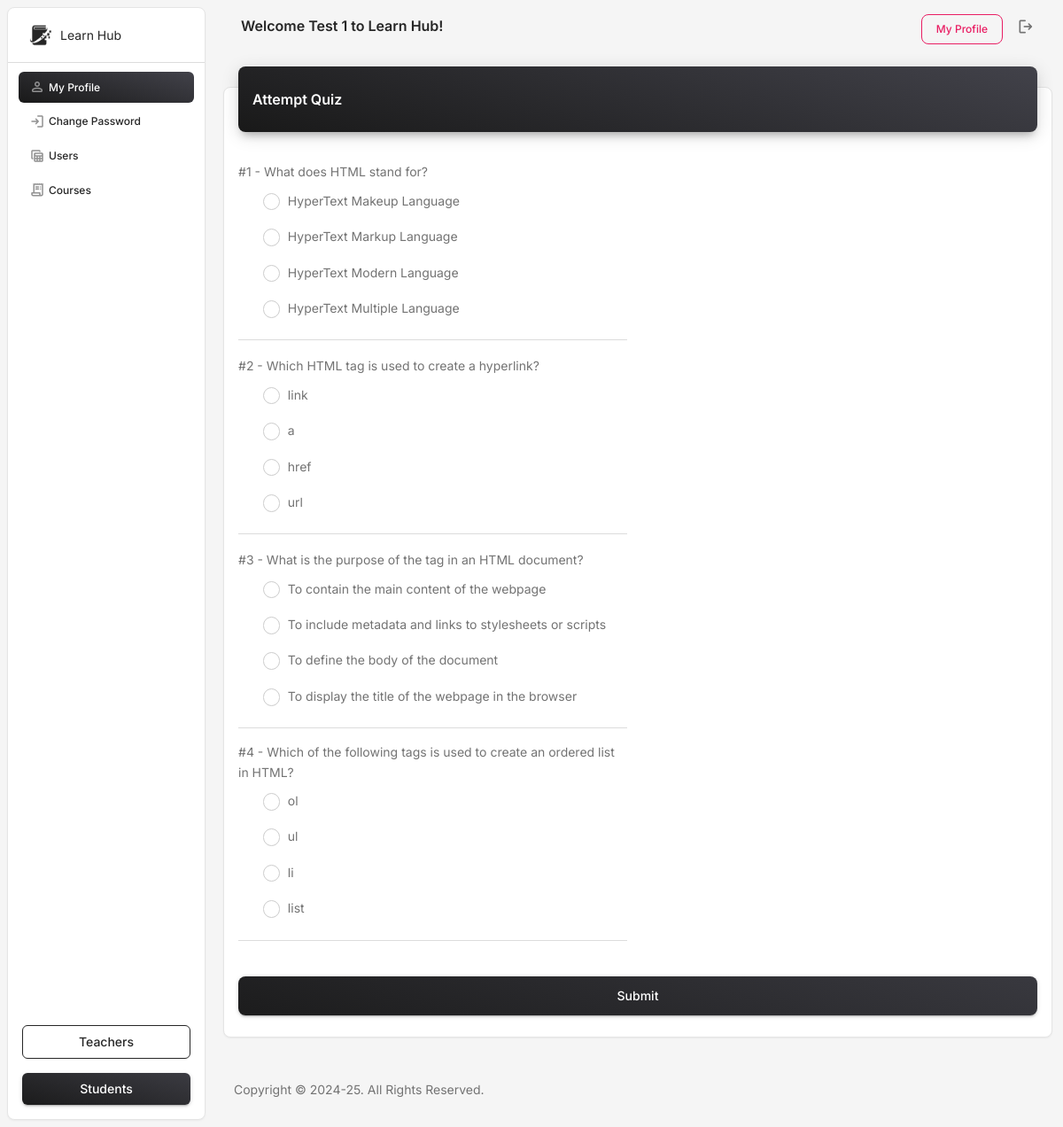
The app's page /attempt_quiz.php?vquiz=1 (signed in) with its own data.
### tables this page shows
CREATE TABLE `questions` (
  `Question_ID` int(11) NOT NULL,
  `QuestionText` text DEFAULT NULL,
  `CorrectAnswer` text DEFAULT NULL,
  `Quiz_ID` int(11) DEFAULT NULL
);

CREATE TABLE `answers` (
  `Answer_ID` int(11) NOT NULL,
  `AnswerText` text DEFAULT NULL,
  `Question_ID` int(11) DEFAULT NULL
);

### attempt_quiz.php (the view, shortened to what this page needs)
<?php
include("includes/config.php");
?>
<!DOCTYPE html>
<html lang="en">
<head>
<link href="assets/css/nucleo-icons.css" rel="stylesheet" />
<link href="assets/css/nucleo-svg.css" rel="stylesheet" />
<link id="pagestyle" href="assets/css/material-dashboard.css?v=3.2.0" rel="stylesheet" />
</head>
<body class="g-sidenav-show  bg-gray-100">
<?php
include('includes/sidebar.php');
?>
<main class="main-content position-relative max-height-vh-100 h-100 border-radius-lg ">
  <?php
include('includes/header.php');
?>
  <div class="container-fluid py-2">
    <div class="row">
      <div class="col-12">
        <div class="card my-4">
          <div class="card-header p-0 position-relative mt-n4 mx-3 z-index-2">
            <div class="bg-gradient-dark shadow-dark border-radius-lg pt-4 pb-3">
              <h6 class="text-white text-capitalize ps-3">Attempt Quiz</h6>
            </div>
          </div>
          <div class="card-body px-0 pb-2">
            <div class="card card-plain">
              <div class="card-body">
                <form role="form" action="attempt_quiz.php?vquiz=<?php echo $_GET['vquiz'];?>" method="post">
                  <div class="row">
                    <div class=" col-md-6">
                      <?php
					  $k=1;
					$qry = mysqli_query($d,"select * from questions where Quiz_ID='".$_GET['vquiz']."' ");
					while($row = mysqli_fetch_array($qry))
					{
					?>
                      <div class="mb-3">
                        <label for="exampleFormControlSelect1" class="ms-0 mb-2">#<?php echo $k;?> - <?php echo $row['QuestionText'];?></label>
                        <?php
						$qrya = mysqli_query($d,"select * from answers where Question_ID ='".$row['Question_ID']."' ");
						$i=0;
						while($rowa = mysqli_fetch_array($qrya))
						{
						?>
                        <div class="form-check mb-2">
                          <input class="form-check-input" type="radio" name="answers[<?php echo $row['Question_ID'];?>]" id="customRadio<?php echo $k.$i; ?>" value="<?php echo $row['Question_ID'].'_'.$rowa['Answer_ID'];?>">
                          <label class="custom-control-label" for="customRadio<?php echo $k.$i; ?>"><?php echo $rowa['AnswerText'];?></label>
                        </div>
                        <?php
						$i++;
						}
						?>
						<hr>
                      </div>
                      <?php
					  $k++;
					  }
					  ?>
                    </div>
                    <div class=" col-md-6"> </div>
                    <div class="col-md-12">
                      <div class="text-center">
                        <button type="submit" name="submit" value="submit" class="btn btn-lg bg-gradient-dark btn-lg w-100 mt-4 mb-0">Submit</button>
                      </div>
                    </div>
                  </div>
                </form>
              </div>
            </div>
          </div>
        </div>
      </div>
    </div>
    <?php
include('includes/footer.php');
?>
  </div>
</main>
</body>
</html>

### attempt_quiz.php (style rules this page uses)
hr { border-top:1px solid!important; }

### includes/header.php (style rules this page uses)
.card { min-height: 500px; }

### records on screen
questions: QuestionText "What does HTML stand for?"
answers: AnswerText "HyperText Makeup Language"
answers: AnswerText "HyperText Markup Language"
answers: AnswerText "HyperText Modern Language"
answers: AnswerText "HyperText Multiple Language"
questions: QuestionText "Which HTML tag is used to create a hyperlink?"
answers: AnswerText "link"
answers: AnswerText "a"
answers: AnswerText "href"
answers: AnswerText "url"
questions: QuestionText "What is the purpose of the tag in an HTML document?"
answers: AnswerText "To contain the main content of the webpage"
answers: AnswerText "To include metadata and links to stylesheets or scripts"
answers: AnswerText "To define the body of the document"
answers: AnswerText "To display the title of the webpage in the browser"
questions: QuestionText "Which of the following tags is used to create an ordered list in HTML?"
answers: AnswerText "ol"
answers: AnswerText "ul"
answers: AnswerText "li"
answers: AnswerText "list"

### other values on screen
$_SESSION['sname'] "Test 1"
